Frame 1 (no input): blank canvas, image omitted
Frame 60 (the mouse pressed at the canvas centre just before this capture): blank canvas, image omitted
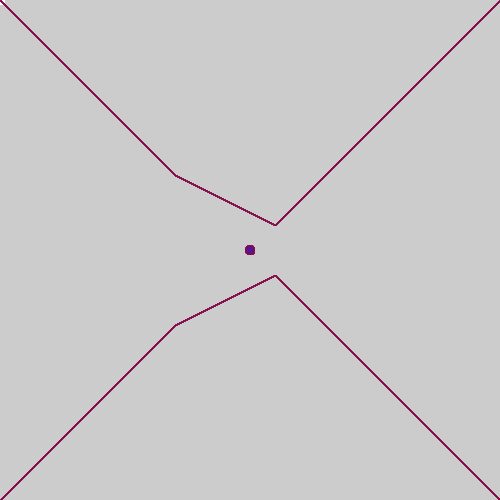
Frame 120 (the mouse held since frame 60 and released just before this capture)

The Processing sketch whose frames 1 and 60 were blank and that drew this single picture after the mouse press (run headless with seeded random() and noise(); from frame 60 on, the mouse is pressed at the canvas centre):

// Processing sketch: processing_115651
// ── processing_115651.pde

float d1, d2, d3, d4;
int radius = 90;

float posX1, posY1;
float posX2, posY2;
float posX3, posY3;
float posX4, posY4;

int x1, y1;
int x2, y2;
int x3, y3;
int x4, y4;

void setup () {
  size(500,500);
  
  x1 = 0;
  y1 = height/2;
  
  x2 = 175;
  y2 = height/2;
  
  x3 = 275;
  y3 = height/2;
  
  x4 = 500;
  y4 = height/2;
  
  smooth();


}

void draw() {
  
//  background(255);
  ellipse(mouseX, mouseY, 9, 9);
  strokeWeight(1); //stroke weight of lines
//  fill(0, 102);
//  fill(0);
  
d1 = dist(mouseX, mouseY, x1, y1);
println("my value for d1 is:" + d1);

d2 = dist(mouseX, mouseY, x2, y2);
println("my value for d2 is:" + d2);

d3 = dist(mouseX, mouseY, x3, y3);
println("my value for d3 is:" + d3);

d4 = dist(mouseX, mouseY, x4, y4);
println("my value for d4 is:" + d4);
  
// lines going down  
  
posX1 = x1;
posY1 = y1 - d1;
  
posX2 = x2;
posY2 = y2 - d2;
  
posX3 = x3;
posY3 = y3 - d3;

posX4 = x4;
posY4 = y4 - d4;

line(posX1, posY1, posX2, posY2);
line(posX2, posY2, posX3, posY3);
line(posX3, posY3, posX4, posY4);

// lines going up

posX1 = x1;
posY1 = y1 + d1;
  
posX2 = x2;
posY2 = y2 + d2;
  
posX3 = x3;
posY3 = y3 + d3;

posX4 = x4;
posY4 = y4 + d4;

line(posX1, posY1, posX2, posY2);
line(posX2, posY2, posX3, posY3);
line(posX3, posY3, posX4, posY4);

//strokeWeight(5); //stroke weight of circle
  fill(255);
  smooth();
  stroke(255);
  
   if(mousePressed) {
   fill(random(0,255), random (0,50), random (50,150));
   stroke(random(0,255), random (0,50), random (50,150));
   frameRate(40);
   
   }


  
}
